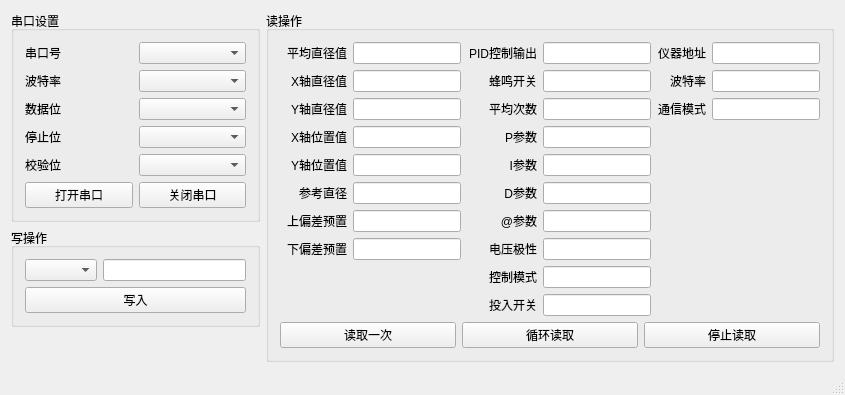
<?xml version="1.0" encoding="UTF-8"?>
<ui version="4.0">
 <class>OpmacDemoClass</class>
 <widget class="QMainWindow" name="OpmacDemoClass">
  <property name="geometry">
   <rect>
    <x>0</x>
    <y>0</y>
    <width>845</width>
    <height>391</height>
   </rect>
  </property>
  <property name="windowTitle">
   <string>OpmacDemo</string>
  </property>
  <widget class="QWidget" name="centralWidget">
   <layout class="QGridLayout" name="gridLayout_2">
    <item row="0" column="0">
     <widget class="QGroupBox" name="groupBox">
      <property name="title">
       <string>串口设置</string>
      </property>
      <layout class="QVBoxLayout" name="verticalLayout">
       <item>
        <layout class="QHBoxLayout" name="horizontalLayout_5">
         <item>
          <widget class="QLabel" name="label">
           <property name="text">
            <string>串口号</string>
           </property>
          </widget>
         </item>
         <item>
          <widget class="QComboBox" name="cboxSerialPort"/>
         </item>
        </layout>
       </item>
       <item>
        <layout class="QHBoxLayout" name="horizontalLayout_4">
         <item>
          <widget class="QLabel" name="label_2">
           <property name="text">
            <string>波特率</string>
           </property>
          </widget>
         </item>
         <item>
          <widget class="QComboBox" name="cboxBaudrate"/>
         </item>
        </layout>
       </item>
       <item>
        <layout class="QHBoxLayout" name="horizontalLayout_3">
         <item>
          <widget class="QLabel" name="label_3">
           <property name="text">
            <string>数据位</string>
           </property>
          </widget>
         </item>
         <item>
          <widget class="QComboBox" name="cboxDataBits"/>
         </item>
        </layout>
       </item>
       <item>
        <layout class="QHBoxLayout" name="horizontalLayout_2">
         <item>
          <widget class="QLabel" name="label_4">
           <property name="text">
            <string>停止位</string>
           </property>
          </widget>
         </item>
         <item>
          <widget class="QComboBox" name="cboxStopBits"/>
         </item>
        </layout>
       </item>
       <item>
        <layout class="QHBoxLayout" name="horizontalLayout">
         <item>
          <widget class="QLabel" name="label_5">
           <property name="text">
            <string>校验位</string>
           </property>
          </widget>
         </item>
         <item>
          <widget class="QComboBox" name="cboxParity"/>
         </item>
        </layout>
       </item>
       <item>
        <layout class="QHBoxLayout" name="horizontalLayout_6">
         <item>
          <widget class="QPushButton" name="btnSerialOpen">
           <property name="text">
            <string>打开串口</string>
           </property>
          </widget>
         </item>
         <item>
          <widget class="QPushButton" name="btnSerialClose">
           <property name="text">
            <string>关闭串口</string>
           </property>
          </widget>
         </item>
        </layout>
       </item>
      </layout>
     </widget>
    </item>
    <item row="0" column="1" rowspan="3">
     <widget class="QGroupBox" name="groupBox_2">
      <property name="title">
       <string>读操作</string>
      </property>
      <layout class="QVBoxLayout" name="verticalLayout_2">
       <item>
        <layout class="QGridLayout" name="gridLayout">
         <item row="12" column="1">
          <layout class="QHBoxLayout" name="horizontalLayout_24">
           <item>
            <widget class="QLabel" name="label_23">
             <property name="minimumSize">
              <size>
               <width>70</width>
               <height>0</height>
              </size>
             </property>
             <property name="text">
              <string>投入开关</string>
             </property>
             <property name="alignment">
              <set>Qt::AlignRight|Qt::AlignTrailing|Qt::AlignVCenter</set>
             </property>
            </widget>
           </item>
           <item>
            <widget class="QLineEdit" name="editInputSwitch">
             <property name="readOnly">
              <bool>true</bool>
             </property>
            </widget>
           </item>
          </layout>
         </item>
         <item row="2" column="1">
          <layout class="QHBoxLayout" name="horizontalLayout_17">
           <item>
            <widget class="QLabel" name="label_16">
             <property name="minimumSize">
              <size>
               <width>70</width>
               <height>0</height>
              </size>
             </property>
             <property name="text">
              <string>平均次数</string>
             </property>
             <property name="alignment">
              <set>Qt::AlignRight|Qt::AlignTrailing|Qt::AlignVCenter</set>
             </property>
            </widget>
           </item>
           <item>
            <widget class="QLineEdit" name="editAverageTimes">
             <property name="readOnly">
              <bool>true</bool>
             </property>
            </widget>
           </item>
          </layout>
         </item>
         <item row="0" column="1">
          <layout class="QHBoxLayout" name="horizontalLayout_15">
           <item>
            <widget class="QLabel" name="label_14">
             <property name="minimumSize">
              <size>
               <width>70</width>
               <height>0</height>
              </size>
             </property>
             <property name="text">
              <string>PID控制输出</string>
             </property>
             <property name="alignment">
              <set>Qt::AlignRight|Qt::AlignTrailing|Qt::AlignVCenter</set>
             </property>
            </widget>
           </item>
           <item>
            <widget class="QLineEdit" name="editPIDCtlOutput">
             <property name="readOnly">
              <bool>true</bool>
             </property>
            </widget>
           </item>
          </layout>
         </item>
         <item row="8" column="1">
          <layout class="QHBoxLayout" name="horizontalLayout_22">
           <item>
            <widget class="QLabel" name="label_21">
             <property name="minimumSize">
              <size>
               <width>70</width>
               <height>0</height>
              </size>
             </property>
             <property name="text">
              <string>电压极性</string>
             </property>
             <property name="alignment">
              <set>Qt::AlignRight|Qt::AlignTrailing|Qt::AlignVCenter</set>
             </property>
            </widget>
           </item>
           <item>
            <widget class="QLineEdit" name="editVoltagePolority">
             <property name="readOnly">
              <bool>true</bool>
             </property>
            </widget>
           </item>
          </layout>
         </item>
         <item row="0" column="2">
          <layout class="QHBoxLayout" name="horizontalLayout_25">
           <item>
            <widget class="QLabel" name="label_24">
             <property name="minimumSize">
              <size>
               <width>49</width>
               <height>0</height>
              </size>
             </property>
             <property name="layoutDirection">
              <enum>Qt::LeftToRight</enum>
             </property>
             <property name="autoFillBackground">
              <bool>false</bool>
             </property>
             <property name="text">
              <string>仪器地址</string>
             </property>
             <property name="alignment">
              <set>Qt::AlignRight|Qt::AlignTrailing|Qt::AlignVCenter</set>
             </property>
             <property name="indent">
              <number>-1</number>
             </property>
            </widget>
           </item>
           <item>
            <widget class="QLineEdit" name="editAddr">
             <property name="readOnly">
              <bool>true</bool>
             </property>
            </widget>
           </item>
          </layout>
         </item>
         <item row="1" column="0">
          <layout class="QHBoxLayout" name="horizontalLayout_8">
           <item>
            <widget class="QLabel" name="label_7">
             <property name="minimumSize">
              <size>
               <width>67</width>
               <height>0</height>
              </size>
             </property>
             <property name="text">
              <string>X轴直径值</string>
             </property>
             <property name="alignment">
              <set>Qt::AlignRight|Qt::AlignTrailing|Qt::AlignVCenter</set>
             </property>
            </widget>
           </item>
           <item>
            <widget class="QLineEdit" name="editDiameterX">
             <property name="readOnly">
              <bool>true</bool>
             </property>
            </widget>
           </item>
          </layout>
         </item>
         <item row="6" column="0">
          <layout class="QHBoxLayout" name="horizontalLayout_13">
           <item>
            <widget class="QLabel" name="label_12">
             <property name="minimumSize">
              <size>
               <width>67</width>
               <height>0</height>
              </size>
             </property>
             <property name="text">
              <string>上偏差预置</string>
             </property>
             <property name="alignment">
              <set>Qt::AlignRight|Qt::AlignTrailing|Qt::AlignVCenter</set>
             </property>
            </widget>
           </item>
           <item>
            <widget class="QLineEdit" name="editDeviationSettedUpper">
             <property name="readOnly">
              <bool>true</bool>
             </property>
            </widget>
           </item>
          </layout>
         </item>
         <item row="11" column="1">
          <layout class="QHBoxLayout" name="horizontalLayout_23">
           <item>
            <widget class="QLabel" name="label_22">
             <property name="minimumSize">
              <size>
               <width>70</width>
               <height>0</height>
              </size>
             </property>
             <property name="text">
              <string>控制模式</string>
             </property>
             <property name="alignment">
              <set>Qt::AlignRight|Qt::AlignTrailing|Qt::AlignVCenter</set>
             </property>
            </widget>
           </item>
           <item>
            <widget class="QLineEdit" name="editCtlMode">
             <property name="readOnly">
              <bool>true</bool>
             </property>
            </widget>
           </item>
          </layout>
         </item>
         <item row="2" column="0">
          <layout class="QHBoxLayout" name="horizontalLayout_9">
           <item>
            <widget class="QLabel" name="label_8">
             <property name="minimumSize">
              <size>
               <width>67</width>
               <height>0</height>
              </size>
             </property>
             <property name="text">
              <string>Y轴直径值</string>
             </property>
             <property name="alignment">
              <set>Qt::AlignRight|Qt::AlignTrailing|Qt::AlignVCenter</set>
             </property>
            </widget>
           </item>
           <item>
            <widget class="QLineEdit" name="editDiameterY">
             <property name="readOnly">
              <bool>true</bool>
             </property>
            </widget>
           </item>
          </layout>
         </item>
         <item row="3" column="1">
          <layout class="QHBoxLayout" name="horizontalLayout_18">
           <item>
            <widget class="QLabel" name="label_17">
             <property name="minimumSize">
              <size>
               <width>70</width>
               <height>0</height>
              </size>
             </property>
             <property name="text">
              <string>P参数</string>
             </property>
             <property name="alignment">
              <set>Qt::AlignRight|Qt::AlignTrailing|Qt::AlignVCenter</set>
             </property>
            </widget>
           </item>
           <item>
            <widget class="QLineEdit" name="editParamP">
             <property name="readOnly">
              <bool>true</bool>
             </property>
            </widget>
           </item>
          </layout>
         </item>
         <item row="2" column="2">
          <layout class="QHBoxLayout" name="horizontalLayout_27">
           <item>
            <widget class="QLabel" name="label_26">
             <property name="minimumSize">
              <size>
               <width>49</width>
               <height>0</height>
              </size>
             </property>
             <property name="layoutDirection">
              <enum>Qt::LeftToRight</enum>
             </property>
             <property name="autoFillBackground">
              <bool>false</bool>
             </property>
             <property name="text">
              <string>通信模式</string>
             </property>
             <property name="alignment">
              <set>Qt::AlignRight|Qt::AlignTrailing|Qt::AlignVCenter</set>
             </property>
             <property name="indent">
              <number>-1</number>
             </property>
            </widget>
           </item>
           <item>
            <widget class="QLineEdit" name="editCommMode">
             <property name="readOnly">
              <bool>true</bool>
             </property>
            </widget>
           </item>
          </layout>
         </item>
         <item row="4" column="1">
          <layout class="QHBoxLayout" name="horizontalLayout_19">
           <item alignment="Qt::AlignRight">
            <widget class="QLabel" name="label_18">
             <property name="minimumSize">
              <size>
               <width>70</width>
               <height>0</height>
              </size>
             </property>
             <property name="text">
              <string>I参数</string>
             </property>
             <property name="textFormat">
              <enum>Qt::AutoText</enum>
             </property>
             <property name="scaledContents">
              <bool>false</bool>
             </property>
             <property name="alignment">
              <set>Qt::AlignRight|Qt::AlignTrailing|Qt::AlignVCenter</set>
             </property>
            </widget>
           </item>
           <item>
            <widget class="QLineEdit" name="editParamI">
             <property name="readOnly">
              <bool>true</bool>
             </property>
            </widget>
           </item>
          </layout>
         </item>
         <item row="1" column="1">
          <layout class="QHBoxLayout" name="horizontalLayout_16">
           <item alignment="Qt::AlignHCenter">
            <widget class="QLabel" name="label_15">
             <property name="minimumSize">
              <size>
               <width>70</width>
               <height>0</height>
              </size>
             </property>
             <property name="text">
              <string>蜂鸣开关</string>
             </property>
             <property name="alignment">
              <set>Qt::AlignRight|Qt::AlignTrailing|Qt::AlignVCenter</set>
             </property>
            </widget>
           </item>
           <item>
            <widget class="QLineEdit" name="editBuzzerSwitch">
             <property name="readOnly">
              <bool>true</bool>
             </property>
            </widget>
           </item>
          </layout>
         </item>
         <item row="1" column="2">
          <layout class="QHBoxLayout" name="horizontalLayout_26">
           <item>
            <widget class="QLabel" name="label_25">
             <property name="minimumSize">
              <size>
               <width>49</width>
               <height>0</height>
              </size>
             </property>
             <property name="layoutDirection">
              <enum>Qt::LeftToRight</enum>
             </property>
             <property name="autoFillBackground">
              <bool>false</bool>
             </property>
             <property name="text">
              <string>波特率</string>
             </property>
             <property name="alignment">
              <set>Qt::AlignRight|Qt::AlignTrailing|Qt::AlignVCenter</set>
             </property>
             <property name="indent">
              <number>-1</number>
             </property>
            </widget>
           </item>
           <item>
            <widget class="QLineEdit" name="editBaudrate">
             <property name="readOnly">
              <bool>true</bool>
             </property>
            </widget>
           </item>
          </layout>
         </item>
         <item row="5" column="1">
          <layout class="QHBoxLayout" name="horizontalLayout_20">
           <item>
            <widget class="QLabel" name="label_19">
             <property name="minimumSize">
              <size>
               <width>70</width>
               <height>0</height>
              </size>
             </property>
             <property name="text">
              <string>D参数</string>
             </property>
             <property name="alignment">
              <set>Qt::AlignRight|Qt::AlignTrailing|Qt::AlignVCenter</set>
             </property>
            </widget>
           </item>
           <item>
            <widget class="QLineEdit" name="editParamD">
             <property name="readOnly">
              <bool>true</bool>
             </property>
            </widget>
           </item>
          </layout>
         </item>
         <item row="8" column="0">
          <layout class="QHBoxLayout" name="horizontalLayout_14">
           <item>
            <widget class="QLabel" name="label_13">
             <property name="minimumSize">
              <size>
               <width>67</width>
               <height>0</height>
              </size>
             </property>
             <property name="text">
              <string>下偏差预置</string>
             </property>
             <property name="alignment">
              <set>Qt::AlignRight|Qt::AlignTrailing|Qt::AlignVCenter</set>
             </property>
            </widget>
           </item>
           <item>
            <widget class="QLineEdit" name="editDeviationSettedLower">
             <property name="readOnly">
              <bool>true</bool>
             </property>
            </widget>
           </item>
          </layout>
         </item>
         <item row="6" column="1">
          <layout class="QHBoxLayout" name="horizontalLayout_21">
           <item>
            <widget class="QLabel" name="label_20">
             <property name="minimumSize">
              <size>
               <width>70</width>
               <height>0</height>
              </size>
             </property>
             <property name="text">
              <string>@参数</string>
             </property>
             <property name="alignment">
              <set>Qt::AlignRight|Qt::AlignTrailing|Qt::AlignVCenter</set>
             </property>
            </widget>
           </item>
           <item>
            <widget class="QLineEdit" name="editParamAt">
             <property name="readOnly">
              <bool>true</bool>
             </property>
            </widget>
           </item>
          </layout>
         </item>
         <item row="0" column="0">
          <layout class="QHBoxLayout" name="horizontalLayout_7">
           <item>
            <widget class="QLabel" name="label_6">
             <property name="minimumSize">
              <size>
               <width>67</width>
               <height>0</height>
              </size>
             </property>
             <property name="text">
              <string>平均直径值</string>
             </property>
             <property name="alignment">
              <set>Qt::AlignRight|Qt::AlignTrailing|Qt::AlignVCenter</set>
             </property>
            </widget>
           </item>
           <item>
            <widget class="QLineEdit" name="editDiameterAverage">
             <property name="readOnly">
              <bool>true</bool>
             </property>
            </widget>
           </item>
          </layout>
         </item>
         <item row="4" column="0">
          <layout class="QHBoxLayout" name="horizontalLayout_11">
           <item>
            <widget class="QLabel" name="label_10">
             <property name="minimumSize">
              <size>
               <width>67</width>
               <height>0</height>
              </size>
             </property>
             <property name="text">
              <string>Y轴位置值</string>
             </property>
             <property name="alignment">
              <set>Qt::AlignRight|Qt::AlignTrailing|Qt::AlignVCenter</set>
             </property>
            </widget>
           </item>
           <item>
            <widget class="QLineEdit" name="editPositionY">
             <property name="readOnly">
              <bool>true</bool>
             </property>
            </widget>
           </item>
          </layout>
         </item>
         <item row="3" column="0">
          <layout class="QHBoxLayout" name="horizontalLayout_10">
           <item>
            <widget class="QLabel" name="label_9">
             <property name="minimumSize">
              <size>
               <width>67</width>
               <height>0</height>
              </size>
             </property>
             <property name="text">
              <string>X轴位置值</string>
             </property>
             <property name="alignment">
              <set>Qt::AlignRight|Qt::AlignTrailing|Qt::AlignVCenter</set>
             </property>
            </widget>
           </item>
           <item>
            <widget class="QLineEdit" name="editPositionX">
             <property name="readOnly">
              <bool>true</bool>
             </property>
            </widget>
           </item>
          </layout>
         </item>
         <item row="5" column="0">
          <layout class="QHBoxLayout" name="horizontalLayout_12">
           <item>
            <widget class="QLabel" name="label_11">
             <property name="minimumSize">
              <size>
               <width>67</width>
               <height>0</height>
              </size>
             </property>
             <property name="text">
              <string>参考直径</string>
             </property>
             <property name="alignment">
              <set>Qt::AlignRight|Qt::AlignTrailing|Qt::AlignVCenter</set>
             </property>
            </widget>
           </item>
           <item>
            <widget class="QLineEdit" name="editDiameterReferred">
             <property name="readOnly">
              <bool>true</bool>
             </property>
            </widget>
           </item>
          </layout>
         </item>
        </layout>
       </item>
       <item>
        <layout class="QHBoxLayout" name="horizontalLayout_28">
         <item>
          <widget class="QPushButton" name="btnReadOnce">
           <property name="text">
            <string>读取一次</string>
           </property>
          </widget>
         </item>
         <item>
          <widget class="QPushButton" name="btnReadLoop">
           <property name="text">
            <string>循环读取</string>
           </property>
          </widget>
         </item>
         <item>
          <widget class="QPushButton" name="btnReadStop">
           <property name="text">
            <string>停止读取</string>
           </property>
          </widget>
         </item>
        </layout>
       </item>
      </layout>
     </widget>
    </item>
    <item row="1" column="0">
     <widget class="QGroupBox" name="groupBox_3">
      <property name="title">
       <string>写操作</string>
      </property>
      <layout class="QVBoxLayout" name="verticalLayout_3">
       <item>
        <layout class="QHBoxLayout" name="horizontalLayout_29">
         <item>
          <widget class="QComboBox" name="cboxVariable"/>
         </item>
         <item>
          <widget class="QLineEdit" name="editValue"/>
         </item>
        </layout>
       </item>
       <item>
        <widget class="QPushButton" name="btnWrite">
         <property name="text">
          <string>写入</string>
         </property>
        </widget>
       </item>
      </layout>
     </widget>
    </item>
    <item row="2" column="0">
     <spacer name="verticalSpacer">
      <property name="orientation">
       <enum>Qt::Vertical</enum>
      </property>
      <property name="sizeHint" stdset="0">
       <size>
        <width>20</width>
        <height>38</height>
       </size>
      </property>
     </spacer>
    </item>
   </layout>
  </widget>
  <widget class="QStatusBar" name="statusBar"/>
 </widget>
 <layoutdefault spacing="6" margin="11"/>
 <resources>
  <include location="main.qrc"/>
 </resources>
 <connections/>
</ui>
